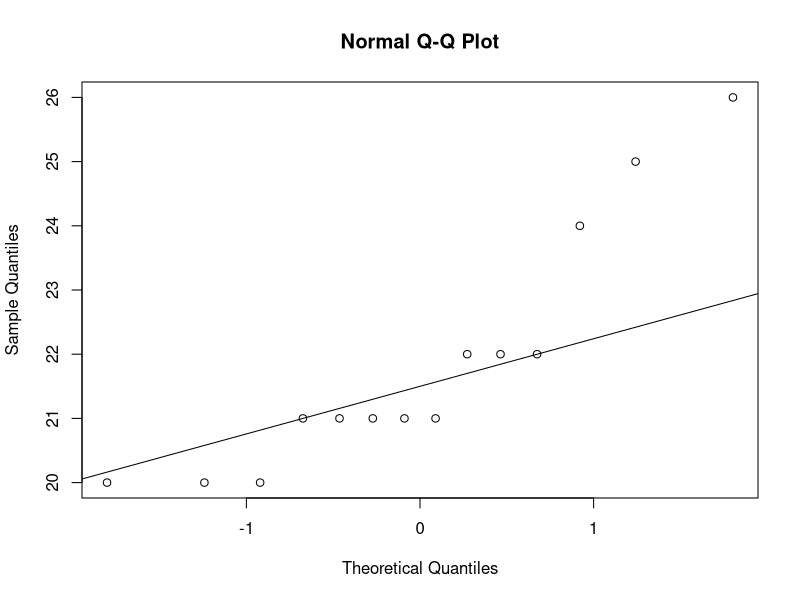
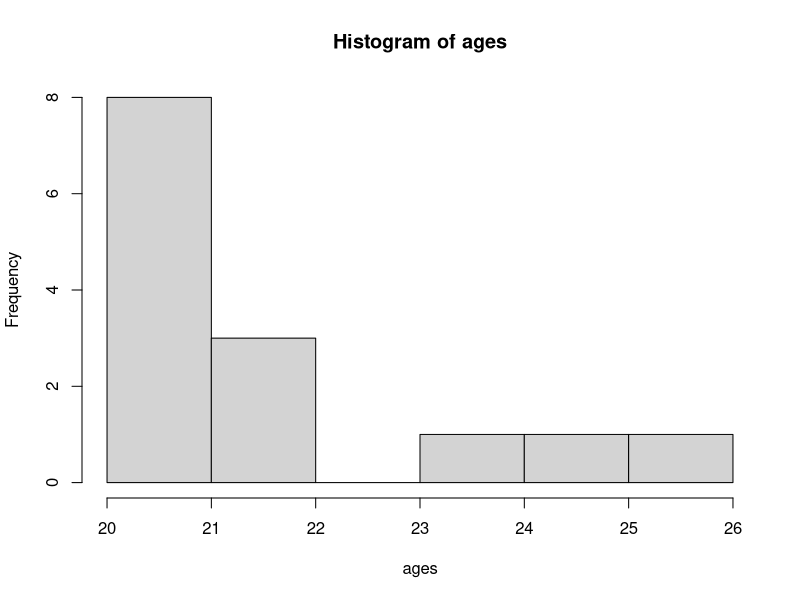

Reproduce these figures in R, in order.
# Made up ages

ages <- c(22, 20, 25, 20, 21, 22, 21, 20, 26, 24, 22, 21, 21, 21)
qqnorm(ages)
qqline(ages)
hist(ages)

xbar <- mean(ages)
S <- sd(ages)
Tstat <- (xbar - 20)/(S/sqrt(14))
c(xbar, S, Tstat)
1 - pt(Tstat, 13)
pt(Tstat, 13, lower = FALSE) -> pvalue
pvalue
CI <- c(xbar - qt(.975, 13)*S/sqrt(14),
        xbar + qt(0.975, 13)*S/sqrt(14))
CI
t.test(ages, mu = 20, alternative = "greater")


t.test(ages, conf.level = .90)
